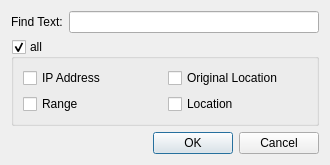
<?xml version="1.0" encoding="UTF-8"?>
<ui version="4.0">
 <class>cFindDialogIPAddress</class>
 <widget class="QDialog" name="cFindDialogIPAddress">
  <property name="geometry">
   <rect>
    <x>0</x>
    <y>0</y>
    <width>330</width>
    <height>152</height>
   </rect>
  </property>
  <property name="windowTitle">
   <string>Dialog</string>
  </property>
  <layout class="QGridLayout" name="gridLayout_3">
   <item row="0" column="0">
    <layout class="QVBoxLayout" name="verticalLayout">
     <item>
      <layout class="QHBoxLayout" name="horizontalLayout">
       <item>
        <widget class="QLabel" name="label">
         <property name="text">
          <string>Find Text:</string>
         </property>
        </widget>
       </item>
       <item>
        <widget class="QLineEdit" name="m_lpFindText"/>
       </item>
      </layout>
     </item>
     <item>
      <widget class="QGroupBox" name="m_lpFindIn">
       <property name="title">
        <string>all</string>
       </property>
       <property name="checkable">
        <bool>true</bool>
       </property>
       <layout class="QGridLayout" name="gridLayout_2">
        <item row="0" column="0">
         <layout class="QGridLayout" name="gridLayout">
          <item row="0" column="0">
           <widget class="QCheckBox" name="m_lpIPAddress">
            <property name="text">
             <string>IP Address</string>
            </property>
           </widget>
          </item>
          <item row="0" column="1">
           <widget class="QCheckBox" name="m_lpOriLocation">
            <property name="text">
             <string>Original Location</string>
            </property>
           </widget>
          </item>
          <item row="1" column="1">
           <widget class="QCheckBox" name="m_lpLocation">
            <property name="text">
             <string>Location</string>
            </property>
           </widget>
          </item>
          <item row="1" column="0">
           <widget class="QCheckBox" name="m_lpIPRange">
            <property name="text">
             <string>Range</string>
            </property>
           </widget>
          </item>
         </layout>
        </item>
       </layout>
      </widget>
     </item>
     <item>
      <widget class="QDialogButtonBox" name="m_lpButtonBox">
       <property name="orientation">
        <enum>Qt::Horizontal</enum>
       </property>
       <property name="standardButtons">
        <set>QDialogButtonBox::Cancel|QDialogButtonBox::Ok</set>
       </property>
      </widget>
     </item>
    </layout>
   </item>
  </layout>
 </widget>
 <resources/>
 <connections>
  <connection>
   <sender>m_lpButtonBox</sender>
   <signal>accepted()</signal>
   <receiver>cFindDialogIPAddress</receiver>
   <slot>accept()</slot>
   <hints>
    <hint type="sourcelabel">
     <x>248</x>
     <y>254</y>
    </hint>
    <hint type="destinationlabel">
     <x>157</x>
     <y>274</y>
    </hint>
   </hints>
  </connection>
  <connection>
   <sender>m_lpButtonBox</sender>
   <signal>rejected()</signal>
   <receiver>cFindDialogIPAddress</receiver>
   <slot>reject()</slot>
   <hints>
    <hint type="sourcelabel">
     <x>316</x>
     <y>260</y>
    </hint>
    <hint type="destinationlabel">
     <x>286</x>
     <y>274</y>
    </hint>
   </hints>
  </connection>
 </connections>
</ui>
